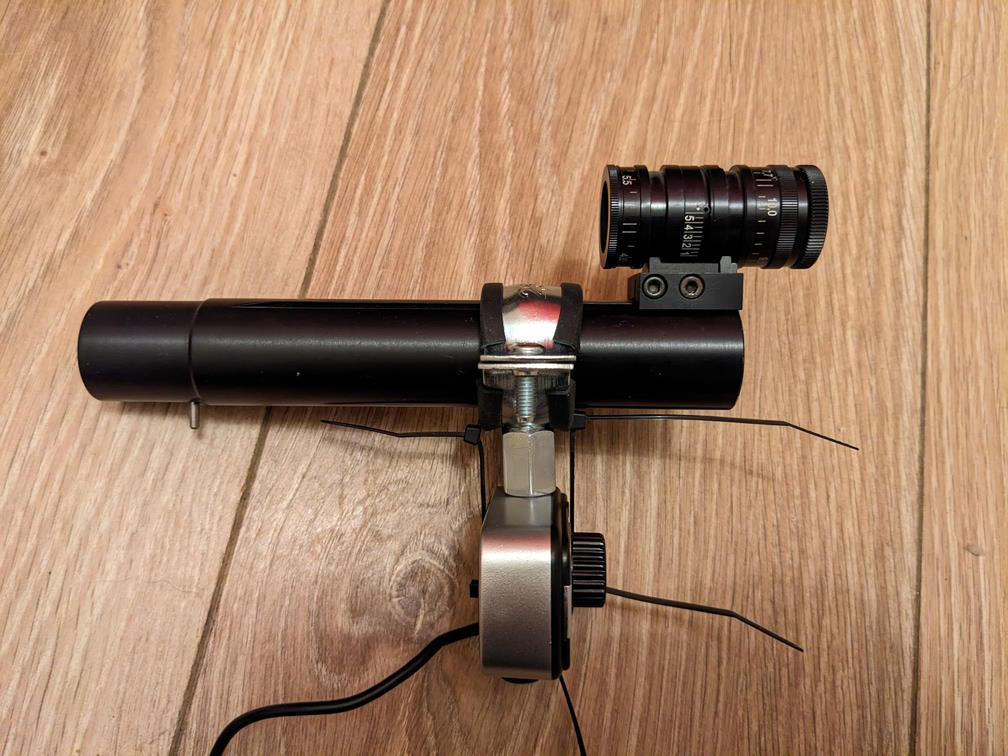
#> input picture Images/Splatt Prototype.jpg, 1008 x 756 px, given in place of 1989 25yard Outward Gauging.png, which was not available
$ python Splatt.py
#> lines starting #> are read from the running program, lines starting #| are printed output that depends on the picture; pictures that were not available may be replaced by others from this repository, and a replacement may not be noted
### splatt_functions.py
# Functions used by Splatt

def calibrate_offset(video_width: int, video_height: int, max_loc_X: int, max_loc_Y: int) -> int:
    # Calibrate offset to point source
    return (int(max_loc_X - (video_width / 2)), int(max_loc_Y - (video_height/2)))

def convert_to_pixels(size_in_mm, target_diameter, video_height: int) -> int:
    # Convert real-world dimensions to pixels base on target_szie:image_height
    return int(size_in_mm * video_height / target_diameter)

def convert_to_real(size_in_pixels, target_diameter, video_height:int):
    # Convert size measured in pixels to real-world dimensions based on target_size:image_height
    return size_in_pixels * target_diameter / video_height

# [8 lines left out: function arrays_match, not called in this run]

### Splatt.py
# Splatt! Target shooting training system
# Author: Iain McLaren
# Discussion at https://forum.stirton.com/index.php?/topic/10536-diy-scatt/ (registration required)

# References:
#   https://www.pyimagesearch.com/2014/09/29/finding-brightest-spot-image-using-python-opencv/
#   https://github.com/spatialaudio/python-sounddevice/issues/316
#   https://stackoverflow.com/questions/25191620/creating-lowpass-filter-in-scipy-understanding-methods-and-units

#  TODO:
#  Export of recorded data to CSV
#  Configuration (device IDs etc) - setup, store and retrieval

print('Splatt initialising...')

import numpy as np       # pip install numpy / apt install python-numpy
import cv2               # pip install opencv-python / apt install python3-opencv
import sounddevice as sd # pip install sounddevice (requires libffi-dev)
import random
from time import time
from config import *     # read static variables etc
from splatt_functions import *
import datetime
import colorsys

# Functions TODO: move to separate file

def initialise_trace(clear_composite: bool):
    # Clear the trace and reload target_image
    global stored_trace, recorded_shot_loc, line_colour, shot_fired, target_image, composite_image, auto_reset_time_expired, this_shot_time
    stored_trace = []
    recorded_shot_loc = ()
    line_colour = []
    shot_fired = False
    target_image = blank_target_image.copy()
    if clear_composite:
        composite_image = blank_target_image.copy()
    auto_reset_time_expired = False
    this_shot_time = time()

# Audio callback function
# [9 lines left out: function process_audio, not called in this run]

# video capture object
video_capture = cv2.VideoCapture(video_capture_device, cv2.CAP_DSHOW)

video_capture.set(cv2.CAP_PROP_FRAME_WIDTH, video_frame_width)
video_capture.set(cv2.CAP_PROP_FRAME_HEIGHT, video_frame_height)

# Check the video stream started ok
try:
    assert video_capture.isOpened()
except:
    print('Video capture device not found. Please try changing video_capture_device in config.py')
    exit()

video_width = int(video_capture.get(cv2.CAP_PROP_FRAME_WIDTH))
video_height = int(video_capture.get(cv2.CAP_PROP_FRAME_HEIGHT))
video_size = (video_width, video_height)
video_fps = int(video_capture.get(cv2.CAP_PROP_FPS))

scaled_shot_radius = convert_to_pixels(0.5 * shot_calibre, target_diameter, video_height)

# Font options
font = cv2.FONT_HERSHEY_PLAIN
font_scale = np.ceil( scaled_shot_radius / 13 )

print(video_width , 'x' , video_height, ' @ ', video_fps, ' fps.') if debug_level > 0 else None
print(sd.query_devices()) if debug_level > 0 else None # Choose device numbers from here. TODO: Get/save config / -l(ist) option

# Shot tracking
shot_fired = False
shots_fired = 0
calibrated = True if skip_calibration else False
shot_detected = False
paused = False

def setup_targets(video_width, video_height):
#> called with video_width = 1008, video_height = 756
    target_file_image = cv2.imread(target_folder + '/' + target_filename)
#> target_file_image is the input picture: shape (756, 1008, 3); mean B, G, R 106.4, 132.9, 168.3

    # Target image should be square for scaling etc to work properly
    print('Warning: Target image is not square') if ( target_file_image.shape[0] != target_file_image.shape[1]) else None
#| Warning: Target image is not square

    target_file_image = cv2.resize(target_file_image, (video_height, video_height))   # Resize the target image to fit the video frame
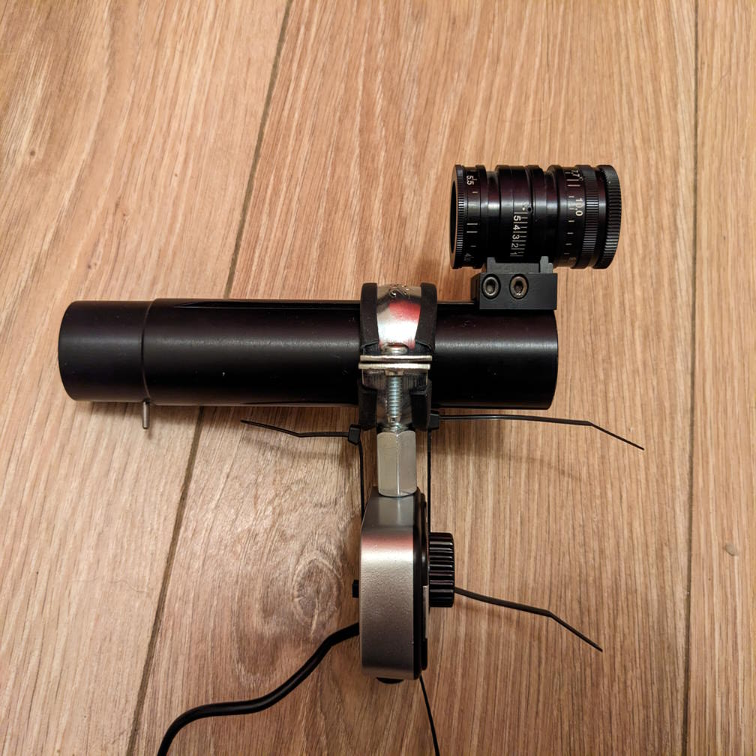
#> target_file_image: shape (756, 756, 3); mean B, G, R 106.5, 133, 168.4
    blank_target_image = np.zeros([video_height, video_width, 3], dtype = np.uint8)   # Create a new blank target image
    blank_target_image[:, :] = target_file_image[1:2, 1:2]                            # And colour it the same as the bottom-left (is it?) pixel of the target file
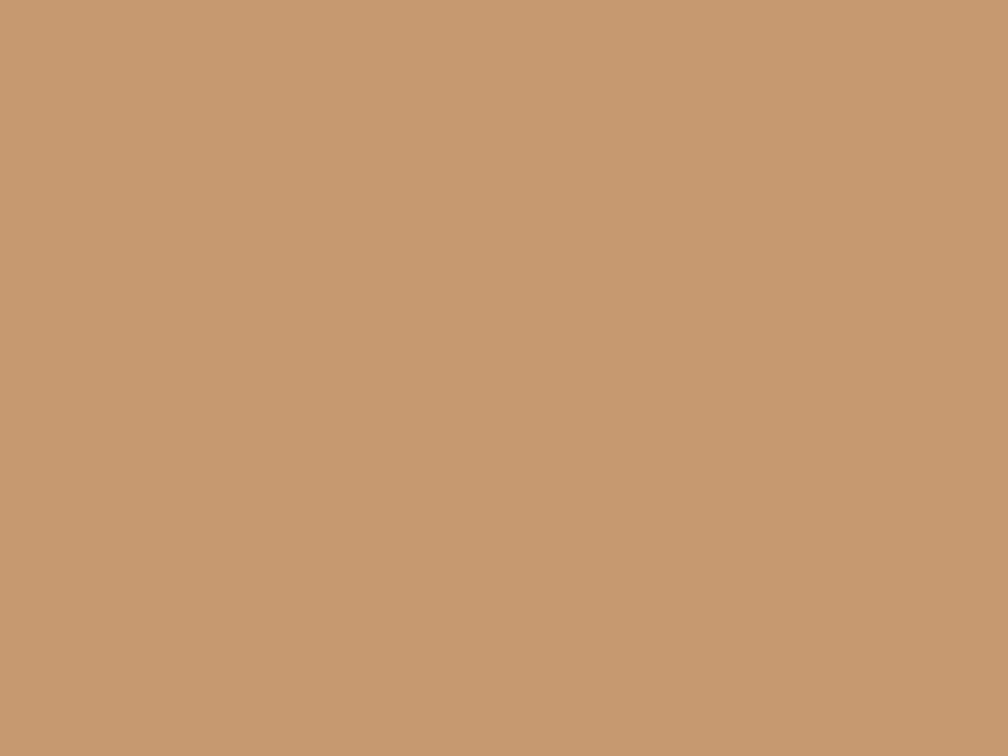
#> blank_target_image: shape (756, 1008, 3); mean B, G, R 113, 152, 197
    target_offset = int(blank_target_image.shape[1]/2 - target_file_image.shape[1]/2) # Calculate the horizontal offset for centering the target image within the frame
#> target_offset = 126
    blank_target_image[0:target_file_image.shape[1], target_offset:target_file_image.shape[0] + target_offset] = target_file_image # Copy the target file into the blank target image
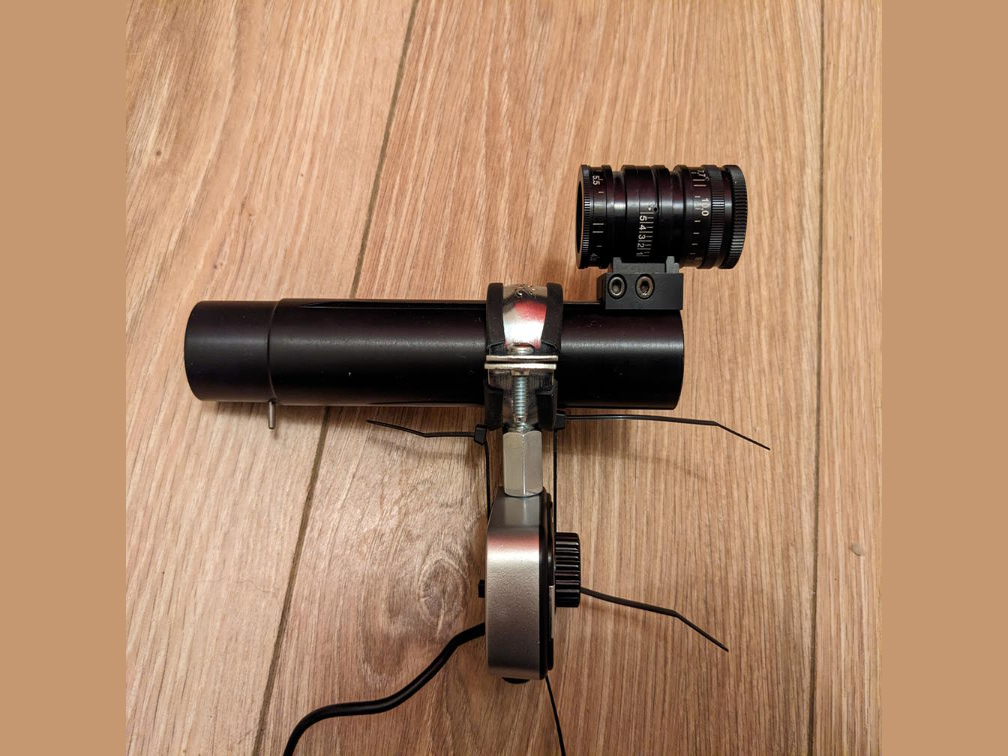
#> blank_target_image: shape (756, 1008, 3); mean B, G, R 108.1, 137.7, 175.6
    return target_file_image, blank_target_image

# Create the target bitmaps
target_file_image, blank_target_image = setup_targets(video_width, video_height)

initialise_trace(True)

# [128 lines left out: functions draw_composite_shots, draw_bounding_circle, calculate_shot_score, convert_coordinates, mouse_callback, not called in this run]

################################################## Main Loop ##################################################

#> (the run stopped early here; a loop or call above may not have finished)
